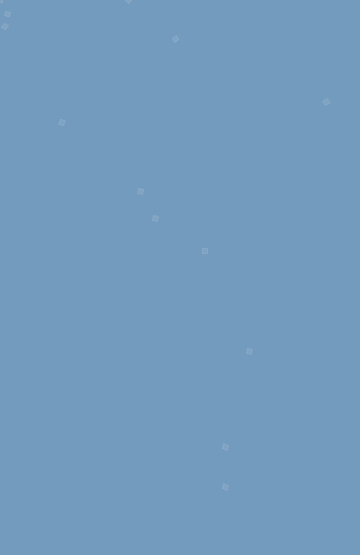
Frame 1 (no input)
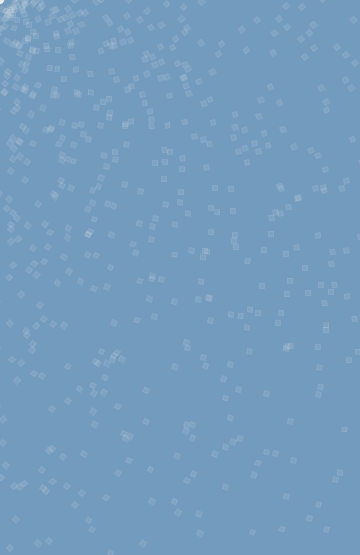
Frame 60 (the mouse pressed at the canvas centre just before this capture)
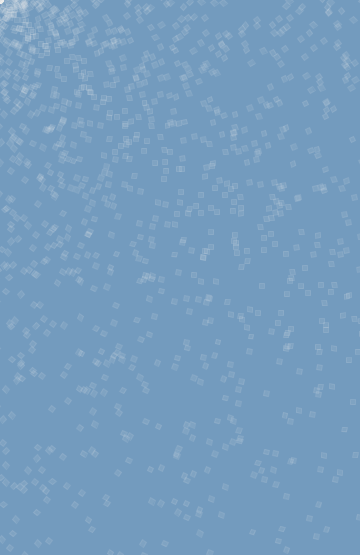
Frame 120 (the mouse held since frame 60 and released just before this capture)

The Processing sketch that drew these frames (run headless with seeded random() and noise(); from frame 60 on, the mouse is pressed at the canvas centre):

// Processing sketch: processing_60124
// ── processing_60124.pde

float x = 0;
int lngth = 5;
int hght = 5;
float r = 0.1;
float ran = 5;

void setup() {
  size(360, 555);
  background(115, 155, 190);
  smooth();
  stroke(234, 30);
  fill(234, 25);
}

void draw() {
  x = 0;
  while (x < 500) {
    rectMode(CENTER);
    rotate(r);
    rect(x, x, lngth, hght);
    x = x + 10 + random(-ran, ran);
    r = r + 0.1;
  }
}

void mousePressed() {
  save(frameCount+".jpg");
}
